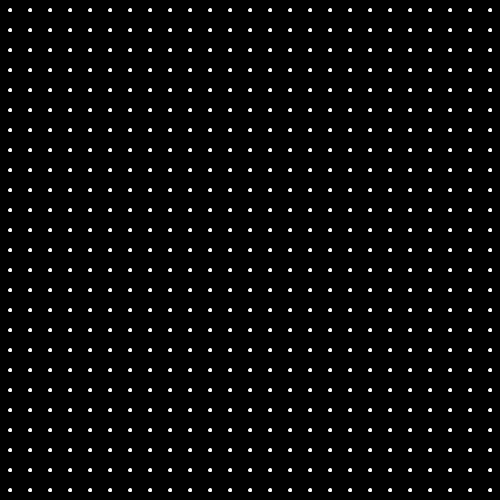
Frame 1 (no input)
Frame 60 (the mouse pressed at the canvas centre just before this capture): identical to frame 1, image omitted
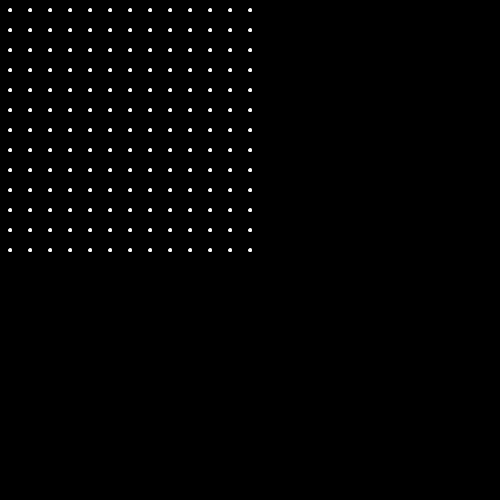
Frame 120 (the mouse held since frame 60 and released just before this capture)

The Processing sketch that drew these frames (run headless with seeded random() and noise(); from frame 60 on, the mouse is pressed at the canvas centre):

// Processing sketch: sofiac0
// ── sofiac0.pde
/*
Universidad del Desarrollo - Facultad de Diseño - Diseño Digital - 6to semestre
- Expresión Digital II
 Sofía Oller V.
 Certamen 01

 En la siguiente muestra se le pide al alumno entregar un programa en donde se
 pueda modificar una grilla por medio de input de mouse y el teclado, y que una
 vez el programa no reciba input, este tenga un cambio cíclico. Las opciones de
 modificaciones de la grilla que en este caso el alumno escogió las modificaciones
 de cantidad de elementos en la grilla, tamaño de la grilla, tamaño y color de
 los elementos. El resultado de esto se ve de la siguiente manera, se corre el
 programa y se ve una grilla de 500 por 500 de ellipses, de color blanco, la
 cual apretando la tecla "c" se cambia de al color naranjo y luego con la
 tecla "v" se cambia a verde. Al mismo tiempo con la tecla "x" se agrande el
 tamaño de las ellipses y con la tecla "z" disminuye. Para poder agrandar o
 disminuir la grilla se realiza moviendo el cursor del mouse en el eje  "x".
 En ningún caso es necesario dejar presionada la tecla, con tan sólo una vez se
 puede ver el cambio.
 */


color negro, blanco, naranjo, verde; //Se declaran los distintos colores a usar

int w, h, f; //Se declaran las distintas variables a usar.
int margen; // Declaración variable margen.

void setup () { //Inicialización de configuración.
  size (500, 500); //Inicialización del tamaño al canvas.

  margen = 50; //Iinicialización variable margen.

  negro = color (0, 0, 0); //Inicialización del color negro.
  blanco = color (255, 255, 255); //Inicialización variable del color blanco.
  naranjo = color (255, 128, 0); //Inicialización variable del oclor narnajo.
  verde = color (0, 255, 176); //Inicialización variable del color verde.

  w = 3; //Inicialización del ancho de la ellipse.
  h = 3; //Iinicialización de la altura de la ellipse.

  stroke (blanco); //Inicialización variable stroke color blanco.
}

void draw () { //Inicialización de área de dibujo.
  background (negro);//Se dibuja el color de fondo para el canvas.
  margen = mouseX;//Se dibhuja la variable x, la cual es igual a la coordenada del mouse en x.

  for (int i = 10; i <= 500 - margen; i += 20) {  // Si inti es igual a 10;(prueba) i es menor o igual al tamaño del canvas - el margen (que corresponde a 50,
    // por lo que tenemos 450); i aumenta en 20; por lo que en la última el resultado será mayor al tamaño  y se saldrá de él,
    // y es por esta razón que se vuelve a repetir.

    for (int j = 10; j <= 500 - margen; j+= 20) { // Si inti es igual a 10;(prueba) j es menor o igual al tamaño del canvas - el margen (que corresponde a 50,
      // por lo que tenemos 450); j aumenta en 20; por lo que en la última el resultado será mayor al tamaño  y se saldrá de él,
      // y es por esta razón que se vuelve a repetir.
      ellipse(i, j, w, h); //Se diuja la ellipse.
    }
  }
  w += f; // Modificadores de tamaño.
  h += f; // Modificadores de tamaño.
}

void keyPressed () { //Se da inicio a las variables de teclas.
  if (key == 'c') { //Si la tecla es igual a tecla que se presiona, en este caso la letra c, se cambiará de color.
    fill(255, 128, 0);//Se indica el relleno de la ellipse se va a cambiar de blanco a naranjo.
  }
  if (key == 'v') { //Si la tecla es igual a telcla que se presiona, en este caso la letra v, se cambiará de color.
    fill(0, 255, 176); //Se indica el relleno de la ellipse se va a cambiar de naranjo a verde.
  }
  if (key == 'x') { //Si la tecla es igual a la que se presiona, en este caso la letra x, la ellipse se agrandará.
    f = 1; //Cuando el resultado es positivo se agranda el tamaño de la ellipse.
  }
  if (key == 'z') { //Si la tecla es igual a la que se presiona, en este caso la letra z, la ellipse disminuirá.
    f = -1; //Cuando el resultado es negativo se disminuye el tamaño de la ellipse.
  }
}
